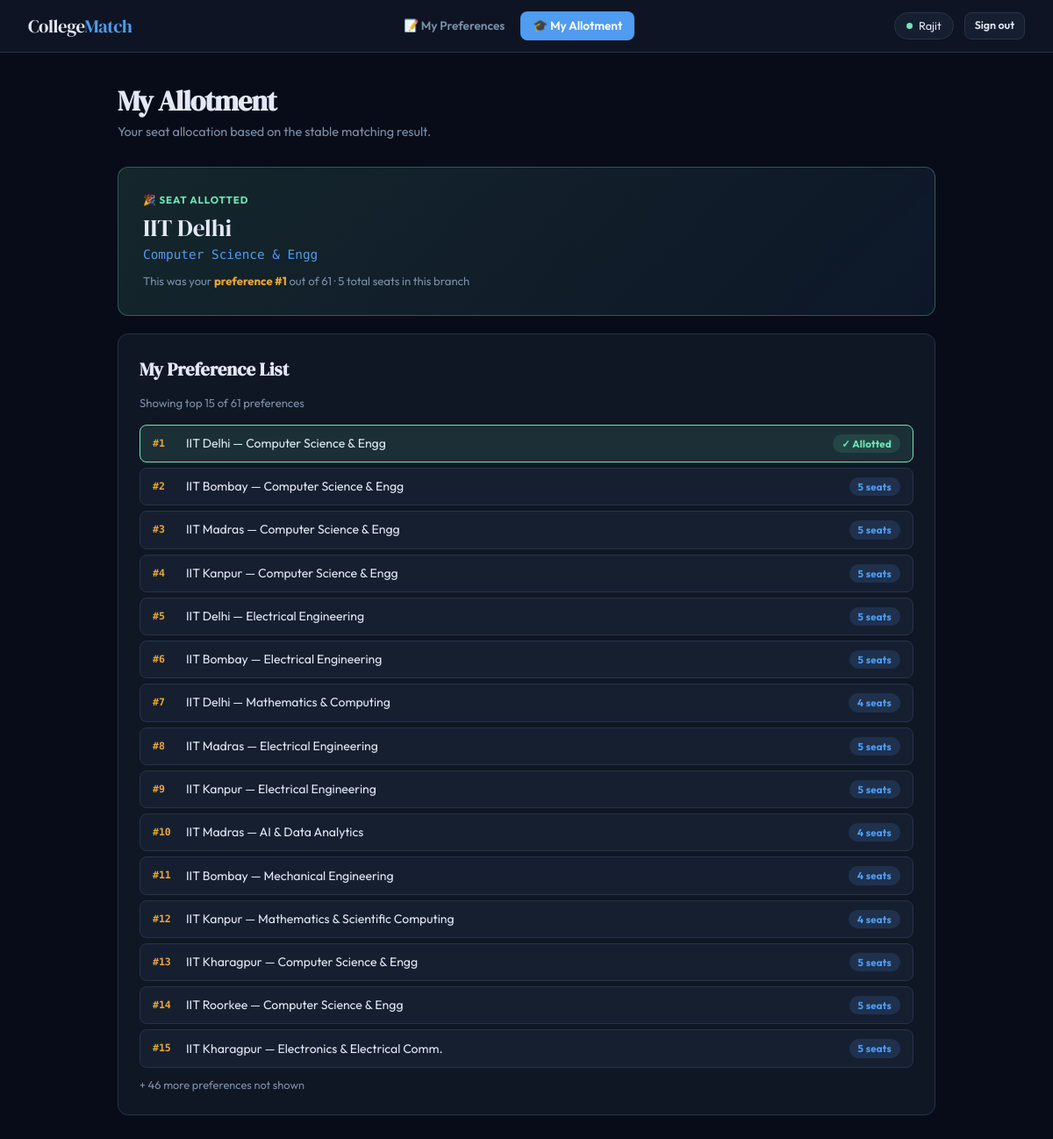
Page /student/allotment/ (signed in) on the committed database.
### matching/models.py (models this page shows, shortened)
class Allotment(models.Model):
    result = models.ForeignKey(MatchingResult, on_delete=models.CASCADE, related_name='allotments')
    student = models.ForeignKey(StudentProfile, on_delete=models.CASCADE, related_name='allotments')
    branch = models.ForeignKey(Branch, on_delete=models.CASCADE, related_name='allotments', null=True, blank=True)
    preference_rank = models.PositiveIntegerField(null=True, blank=True)
    is_matched = models.BooleanField(default=False)
    class Meta:
        unique_together = ['result', 'student']

class Branch(models.Model):
    college = models.CharField(max_length=200)
    branch = models.CharField(max_length=200)
    seats = models.PositiveIntegerField(default=5)
    created_at = models.DateTimeField(auto_now_add=True)
    class Meta:
        ordering = ['college', 'branch']
        unique_together = ['college', 'branch']

class Preference(models.Model):
    student = models.ForeignKey(StudentProfile, on_delete=models.CASCADE, related_name='preferences')
    branch = models.ForeignKey(Branch, on_delete=models.CASCADE, related_name='preferences')
    rank = models.PositiveIntegerField()
    class Meta:
        ordering = ['student', 'rank']
        unique_together = [['student', 'branch'], ['student', 'rank']]

### matching/views.py (the view)
# urls.py: path('student/allotment/', views.student_allotment, name='student_allotment'),
@login_required
def student_allotment(request):
    if request.user.is_staff:
        return redirect('admin_setup')
    profile = get_object_or_404(StudentProfile, user=request.user)
    result = MatchingResult.objects.filter(is_active=True).first()
    allotment = None
    if result:
        allotment = Allotment.objects.filter(result=result, student=profile).select_related('branch').first()
    top_prefs = profile.preferences.order_by('rank').select_related('branch')[:15]
    total_prefs = profile.preferences.count()
    return render(request, 'matching/student_allotment.html', {
        'profile': profile,
        'result': result,
        'allotment': allotment,
        'top_prefs': top_prefs,
        'total_prefs': total_prefs,
    })

### matching/templates/matching/student_allotment.html (shortened to what this page needs)
{% extends 'matching/base.html' %}
{% block nav_my_allot %}active{% endblock %}
{% block content %}
<h1>My Allotment</h1>
<p class="page-subtitle">Your seat allocation based on the stable matching result.</p>
{% if not result %}
<div class="allotment-banner pending">
  <div class="allotment-label" style="color:var(--gold)">⏳ Results Pending</div>
  <div class="allotment-college" style="font-size:1.3rem;color:var(--text)">Not Published Yet</div>
  <div class="allotment-meta">
    The admin has not run the stable matching algorithm yet. Check back later.
  </div>
</div>
{% elif allotment and allotment.is_matched %}
<div class="allotment-banner matched">
  <div class="allotment-label" style="color:var(--green)">🎉 Seat Allotted</div>
  <div class="allotment-college">{{ allotment.branch.college }}</div>
  <div class="allotment-branch-name">{{ allotment.branch.branch }}</div>
  <div class="allotment-meta">
    This was your
    <strong style="color:var(--gold)">preference #{{ allotment.preference_rank }}</strong>
    out of {{ total_prefs }} ·
    {{ allotment.branch.seats }} total seat{{ allotment.branch.seats|pluralize }} in this branch
  </div>
</div>
{% endif %}
{% if top_prefs %}
<div class="card">
  <h2>My Preference List</h2>
  <p style="font-size:0.82rem;color:var(--muted);margin-bottom:14px">
    Showing top {{ top_prefs|length }} of {{ total_prefs }} preferences
  </p>
  {% for pref in top_prefs %}
  <div class="pref-row" style="cursor:default;
    {% if result and allotment and allotment.is_matched and allotment.branch.id == pref.branch.id %}
      border-color:var(--green);background:var(--green-dim);
    {% endif %}">
    <span class="pref-rank">#{{ pref.rank }}</span>
    <span class="pref-name">{{ pref.branch.college }} — {{ pref.branch.branch }}</span>
    {% if result and allotment and allotment.is_matched and allotment.branch.id == pref.branch.id %}
    <span class="pill pill-green">✓ Allotted</span>
    {% else %}
    <span class="pill pill-blue">{{ pref.branch.seats }} seats</span>
    {% endif %}
  </div>
  {% endfor %}
  {% if total_prefs > 15 %}
  <p style="font-size:0.8rem;color:var(--muted);margin-top:10px">
    + {{ total_prefs|add:"-15" }} more preferences not shown
  </p>
  {% endif %}
</div>
{% endif %}
{% endblock %}

### matching/templates/matching/base.html (shortened to what this page needs)
{% load static %}
<!DOCTYPE html>
<html lang="en">
<head>
<link rel="stylesheet" href="{% static 'matching/css/main.css' %}">
</head>
<body>
{% if user.is_authenticated %}
<header class="site-header">
  <a href="/" class="logo">College<span>Match</span></a>
  <nav class="header-nav">
    {% if user.is_staff %}
      <a href="{% url 'admin_setup' %}"       class="nav-link {% block nav_setup %}{% endblock %}">⚙ Setup</a>
      <a href="{% url 'admin_student_ranks' %}" class="nav-link {% block nav_ranks %}{% endblock %}">🏅 Student Ranks</a>
      <a href="{% url 'admin_preferences' %}" class="nav-link {% block nav_prefs %}{% endblock %}">📋 Preferences</a>
      <a href="{% url 'admin_results' %}"     class="nav-link {% block nav_results %}{% endblock %}">🎓 Results</a>
    {% else %}
      <a href="{% url 'student_preferences' %}" class="nav-link {% block nav_my_prefs %}{% endblock %}">📝 My Preferences</a>
      <a href="{% url 'student_allotment' %}"   class="nav-link {% block nav_my_allot %}{% endblock %}">🎓 My Allotment</a>
    {% endif %}
  </nav>
  <div class="header-right">
    <div class="user-badge">
      <div class="role-dot {% if user.is_staff %}admin{% else %}student{% endif %}"></div>
      <span>
        {% if user.is_staff %}Admin{% else %}{{ user.first_name|default:user.username }}{% endif %}
      </span>
    </div>
    <a href="{% url 'logout' %}" class="btn btn-secondary btn-sm">Sign out</a>
  </div>
</header>
{% endif %}
<div {% if user.is_authenticated %}class="main-container"{% endif %}>
  {% block content %}{% endblock %}
</div>
</body>
</html>

### matching/static/matching/css/main.css (style rules this page uses)
:root { --bg: #080c18; --surface: #0f1624; --surface2: #161f30; --surface3: #1e2a40; --border: #263448; --accent: #4f9cf0; --accent-dim: rgba(79,156,240,0.15); --gold: #e8a838; --gold-dim: rgba(232,168,56,0.15); --green: #6ee7b7; --green-dim: rgba(110,231,183,0.12); --red: #f87171; --red-dim: rgba(248,113,113,0.12); --purple: #a78bfa; --text: #e2e8f4; --muted: #7a8fa8; --radius: 12px; }
*, *::before, *::after { box-sizing: border-box; margin: 0; padding: 0; }
body { font-family: 'Outfit', sans-serif; background: var(--bg); color: var(--text); min-height: 100vh; font-size: 15px; line-height: 1.5; }
a { color: var(--accent); text-decoration: none; }
.site-header { height: 60px; padding: 0 32px; display: flex; align-items: center; justify-content: space-between; background: rgba(15,22,36,0.95); backdrop-filter: blur(12px); border-bottom: 1px solid var(--border); position: sticky; top: 0; z-index: 100; }
.logo { font-family: 'DM Serif Display', serif; font-size: 1.3rem; letter-spacing: -0.02em; color: var(--text); text-decoration: none; }
.logo span { color: var(--accent); }
.header-nav { display: flex; align-items: center; gap: 4px; }
.nav-link { padding: 6px 14px; border-radius: 8px; color: var(--muted); font-size: 0.85rem; font-weight: 600; transition: all 0.15s; text-decoration: none; }
.nav-link.active { background: var(--accent); color: #fff; }
.header-right { display: flex; align-items: center; gap: 12px; }
.user-badge { display: flex; align-items: center; gap: 7px; padding: 5px 13px; background: var(--surface2); border: 1px solid var(--border); border-radius: 20px; font-size: 0.8rem; }
.role-dot { width: 7px; height: 7px; border-radius: 50%; }
.role-dot.student { background: var(--green); }
.main-container { max-width: 980px; margin: 0 auto; padding: 36px 24px; }
h1 { font-family: 'DM Serif Display', serif; font-size: 2rem; letter-spacing: -0.025em; margin-bottom: 6px; line-height: 1.2; }
h2 { font-family: 'DM Serif Display', serif; font-size: 1.3rem; margin-bottom: 14px; }
.page-subtitle { color: var(--muted); font-size: 0.9rem; margin-bottom: 28px; line-height: 1.5; }
.card { background: var(--surface); border: 1px solid var(--border); border-radius: var(--radius); padding: 24px; margin-bottom: 16px; }
.btn { display: inline-flex; align-items: center; gap: 6px; padding: 9px 18px; border: none; border-radius: 8px; font-family: 'Outfit', sans-serif; font-size: 0.85rem; font-weight: 600; cursor: pointer; transition: all 0.15s; text-decoration: none; white-space: nowrap; }
.btn-secondary { background: var(--surface2); color: var(--text); border: 1px solid var(--border); }
.btn-sm { padding: 5px 11px; font-size: 0.78rem; }
.pill { display: inline-block; padding: 2px 10px; border-radius: 20px; font-size: 0.72rem; font-weight: 700; letter-spacing: 0.02em; }
.pill-blue { background: var(--accent-dim); color: var(--accent); }
.pill-green { background: var(--green-dim); color: var(--green); }
.pref-row { display: flex; align-items: center; gap: 10px; padding: 10px 14px; background: var(--surface2); border: 1px solid var(--border); border-radius: 8px; margin-bottom: 6px; cursor: grab; transition: all 0.15s; user-select: none; }
.pref-rank { font-family: 'DM Mono', monospace; font-size: 0.72rem; color: var(--gold); font-weight: 700; min-width: 28px; }
.pref-name { flex: 1; font-size: 0.875rem; }
.allotment-banner { border-radius: var(--radius); padding: 28px; margin-bottom: 20px; }
.allotment-banner.matched { background: linear-gradient(135deg, rgba(110,231,183,0.12), rgba(79,156,240,0.08)); border: 1px solid rgba(110,231,183,0.3); }
.allotment-label { font-size: 0.72rem; text-transform: uppercase; letter-spacing: 0.08em; font-weight: 700; margin-bottom: 8px; }
.allotment-college { font-family: 'DM Serif Display', serif; font-size: 1.7rem; line-height: 1.15; margin-bottom: 4px; }
.allotment-branch-name { font-family: 'DM Mono', monospace; font-size: 0.9rem; color: var(--accent); }
.allotment-meta { font-size: 0.82rem; color: var(--muted); margin-top: 10px; }

### rows in the picture
Allotment: branch.college "IIT Delhi", branch.branch "Computer Science & Engg", preference_rank "1", branch.seats "5"
Preference: rank "1", branch.college "IIT Delhi", branch.branch "Computer Science & Engg", shows "✓ Allotted"
Preference: rank "2", branch.college "IIT Bombay", branch.branch "Computer Science & Engg", branch.seats "5"
Preference: rank "3", branch.college "IIT Madras", branch.branch "Computer Science & Engg", branch.seats "5"
Preference: rank "4", branch.college "IIT Kanpur", branch.branch "Computer Science & Engg", branch.seats "5"
Preference: rank "5", branch.college "IIT Delhi", branch.branch "Electrical Engineering", branch.seats "5"
Preference: rank "6", branch.college "IIT Bombay", branch.branch "Electrical Engineering", branch.seats "5"
Preference: rank "7", branch.college "IIT Delhi", branch.branch "Mathematics & Computing", branch.seats "4"
Preference: rank "8", branch.college "IIT Madras", branch.branch "Electrical Engineering", branch.seats "5"
Preference: rank "9", branch.college "IIT Kanpur", branch.branch "Electrical Engineering", branch.seats "5"
Preference: rank "10", branch.college "IIT Madras", branch.branch "AI & Data Analytics", branch.seats "4"
Preference: rank "11", branch.college "IIT Bombay", branch.branch "Mechanical Engineering", branch.seats "4"
Preference: rank "12", branch.college "IIT Kanpur", branch.branch "Mathematics & Scientific Computing", branch.seats "4"
Preference: rank "13", branch.college "IIT Kharagpur", branch.branch "Computer Science & Engg", branch.seats "5"
Preference: rank "14", branch.college "IIT Roorkee", branch.branch "Computer Science & Engg", branch.seats "5"
Preference: rank "15", branch.college "IIT Kharagpur", branch.branch "Electronics & Electrical Comm.", branch.seats "5"

### other values in the picture
{{ user.first_name|default:user.username }} "Rajit"
{{ total_prefs }} "61"
{{ top_prefs|length }} "15"
{{ total_prefs|add:"-15" }} "46"
